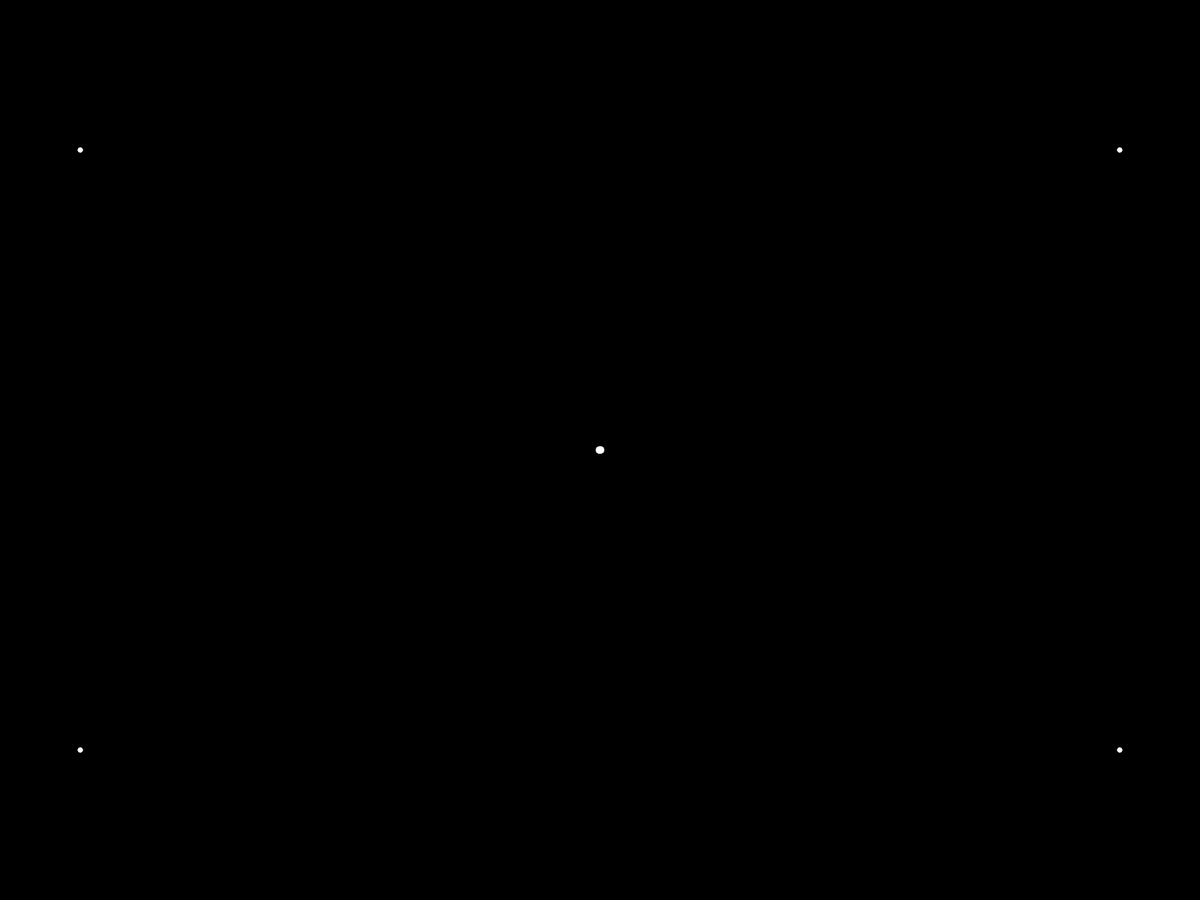
Frame 1 (no input)
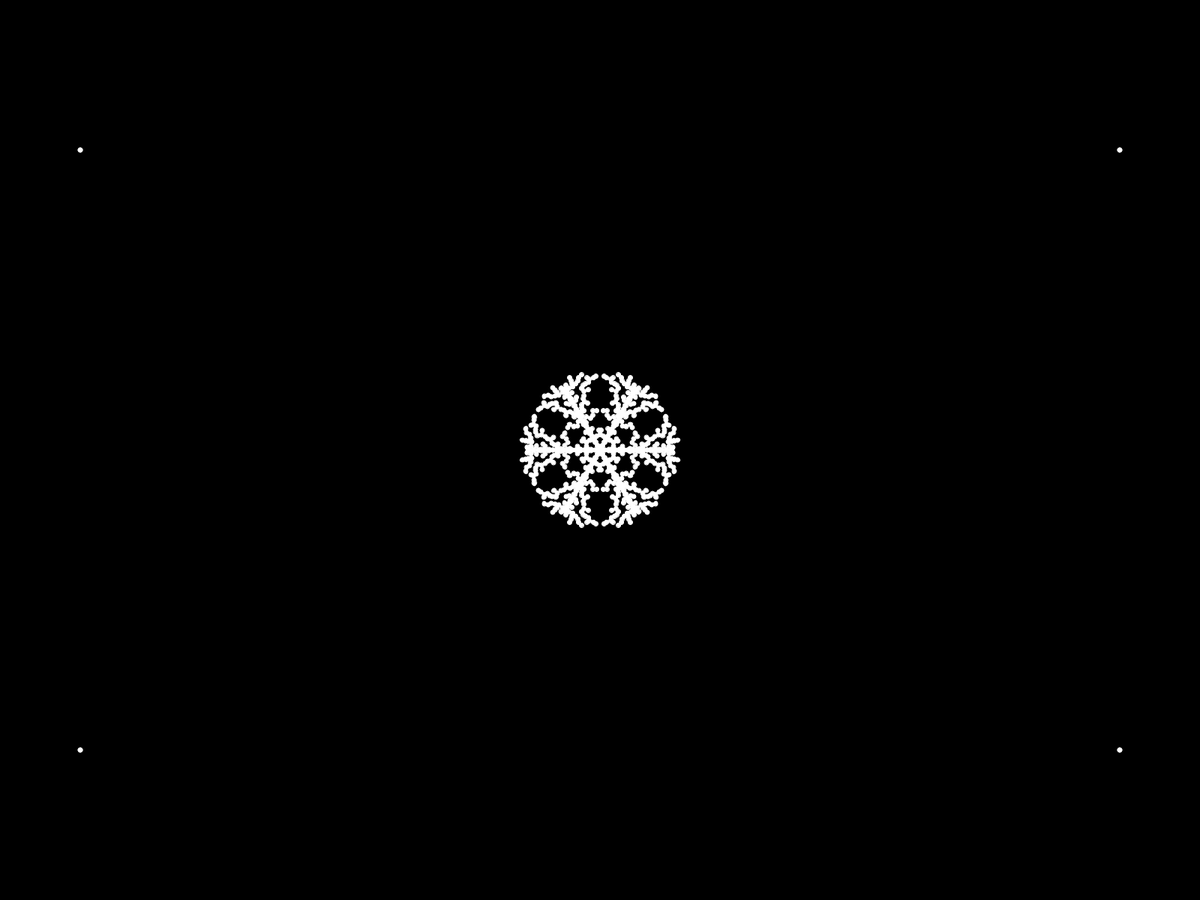
Frame 60 (the mouse pressed at the canvas centre just before this capture)
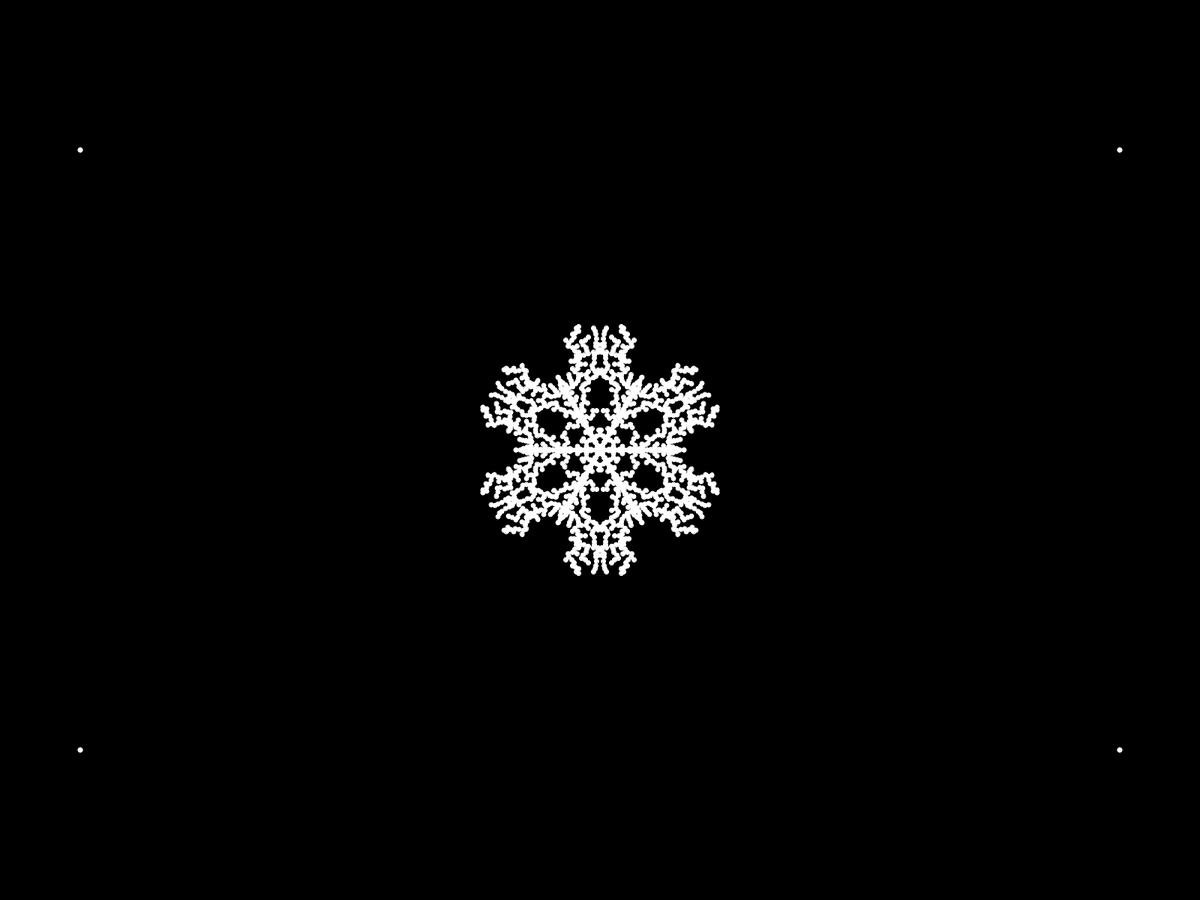
Frame 120 (the mouse held since frame 60 and released just before this capture)

The Processing sketch that drew these frames (run headless with seeded random() and noise(); from frame 60 on, the mouse is pressed at the canvas centre):

// Processing sketch: Flocon
// ── Flocon.pde
Particule current;

ArrayList<Particule> flocon;

void setup(){
  //size(1000,1000);
  fullScreen();
  
  current = new Particule (width/2, random(10));
  flocon = new ArrayList<Particule>();
}

void draw(){
  translate(width/2, height/2);
  rotate(PI/6);
  background(0);
  current.update(); 

  while(!current.finished() && !current.touched(flocon)){
      current.update();
        } 
     
  //if(current.finished() || current.touched(flocon)){

    flocon.add(current);
    current = new Particule (width/2, 0); 
  
  //}
 
    for( int i = 0 ; i < 6; i++){
      rotate(PI/3);
  
    current.show();
    for( Particule p : flocon ){
      p.show();
    }
    
    pushMatrix();
    
    scale(1,-1);
    current.show();
     for( Particule p : flocon ){
       p.show();
    }
    popMatrix();
  }
}

// ── Particule.pde
class Particule {
  
  PVector p ;
  float r;
 
 Particule(float x , float y){
   p = new PVector(x,y);
   r = 3;
}

  void update(){
    p.x -= 2;
    p.y += random(-3,3); 
    
    float angle = p.heading();
    angle = constrain(angle , 0, PI/6);
    float magnitude = p.mag();
    p = PVector.fromAngle(angle); 
    p.setMag(magnitude);
    
    
  }
  
  void show(){
    stroke(255);
    fill(255);
    ellipse(p.x ,p.y , r*2,r*2);
  }
  
   boolean finished(){
     return (p.x < 2); 
   }
   
   boolean touched(ArrayList<Particule>flocon){
     boolean result = false;
     for ( Particule k : flocon){ 
      float d = dist(k.p.x, k.p.y, p.x, p.y);
      if ( d < r*2){
        result = true;
        break; 
      }  
     }
     return result;      
   }
}
